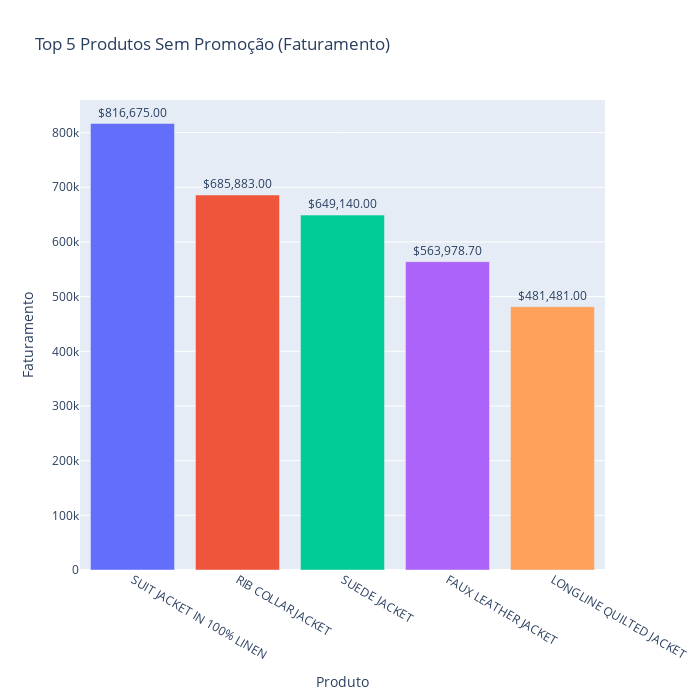

The cell this chart's notebook holds for it:
### Code cell
labels = top5_faturamento_sem_promo.index
values = top5_faturamento_sem_promo['Total price']
textos_formatados = [f'${v:,.2f}' for v in values]
# Lista de cores (pode personalizar)
cores = ['#636EFA', '#EF553B', '#00CC96', '#AB63FA', '#FFA15A']
fig = go.Figure(data=[go.Bar(x=labels, y=values, marker_color=cores, text=textos_formatados, textposition='outside')], 
                layout_title_text='Top 5 Produtos Sem Promoção (Faturamento)', layout_xaxis_title='Produto', layout_yaxis_title='Faturamento', layout_height=700, layout_width=700)
fig.show()

### Figure 1 — Plotly figure (JSON) as saved in the notebook; plotly's stock layout.template omitted (floating-point values rounded to 4 significant figures)
{"data": [{"marker": {"color": ["#636EFA", "#EF553B", "#00CC96", "#AB63FA", "#FFA15A"]}, "text": ["$816,675.00", "$685,883.00", "$649,140.00", "$563,978.70", "$481,481.00"], "textposition": "outside", "type": "bar", "x": ["SUIT JACKET IN 100% LINEN", "RIB COLLAR JACKET", "SUEDE JACKET", "FAUX LEATHER JACKET", "LONGLINE QUILTED JACKET"], "y": [816675, 685883, 649140, 564000.0, 481481]}], "layout": {"height": 700, "title": {"text": "Top 5 Produtos Sem Promoção (Faturamento)"}, "width": 700, "xaxis": {"title": {"text": "Produto"}}, "yaxis": {"title": {"text": "Faturamento"}}}}
